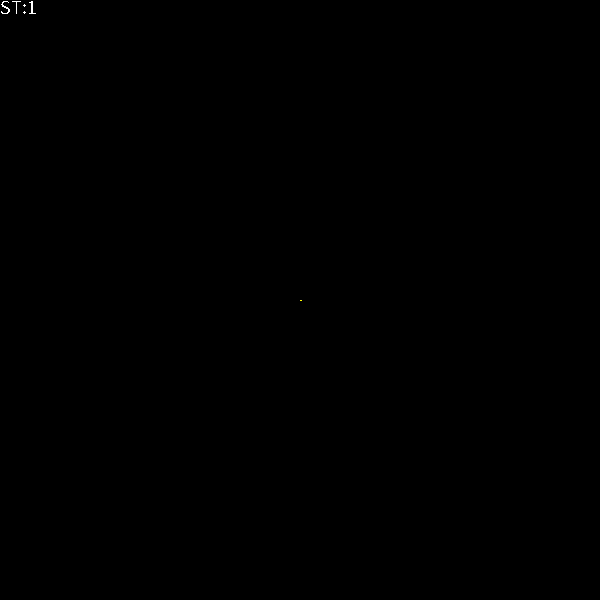
Frame 1 (no input)
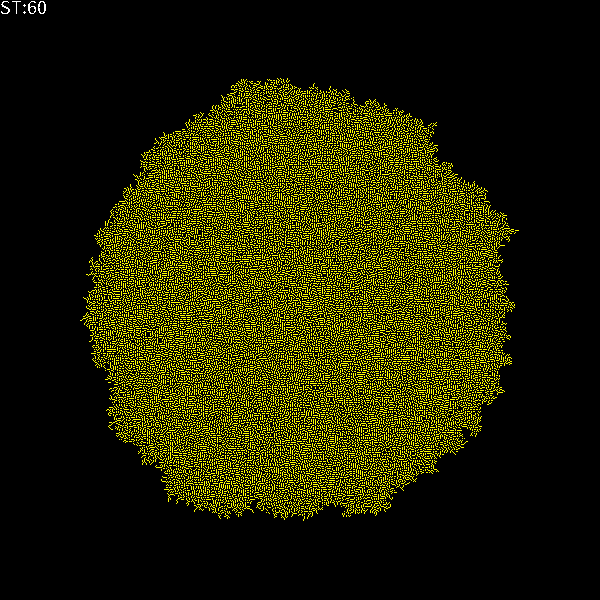
Frame 60 (the mouse pressed at the canvas centre just before this capture)
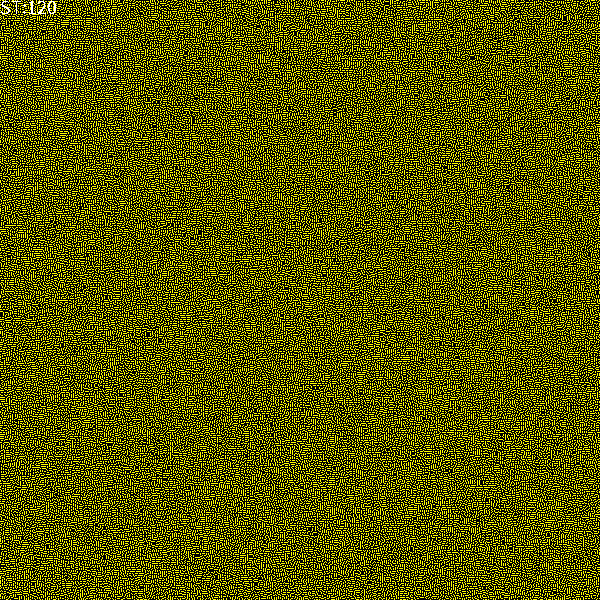
Frame 120 (the mouse held since frame 60 and released just before this capture)

The Processing sketch that drew these frames (run headless with seeded random() and noise(); from frame 60 on, the mouse is pressed at the canvas centre):

// Processing sketch: asynchronic2DminoptmaxMoore
// ── asynchronic2DminoptmaxMoore.pde
// Rule: "Min:1 Best:2 Max:2 or 3 neighbors". 
// Two-dimensional, Moore, asynchronous cellular automaton
/////////////////////////////////////////////////////////////////////////////////

final int MinN=1;//Minimal number of neighbors allowed
final int OptN=1;//Number of neighbors needed to reproduce
final int MaxN=2;//Maximal number of neighbors allowed
final int WorldSide=600;//Side lenght of simulation world (square)
final float Dens=0;//.1;//Initial density in the lattice World

int[][] World=new int[WorldSide][WorldSide];//2 dimensional array <=> "matrix" or "lattice" 
                                            
int FR=30;//desired simulation speed

void setup()
{
 size(600,600); //squre canvas
 noSmooth();    //much faster drawing
 frameRate(FR);
  
 if(Dens>0) //initialisation
  {
   for(int i=0;i<WorldSide;i++) 
    for(int j=0;j<WorldSide;j++) 
      if(random(1.0)<Dens)
        World[i][j]=1;
  }
  else
  {
    World[WorldSide/2][WorldSide/2]=1;
    World[WorldSide/2+1][WorldSide/2]=1;
  }
}

void visualisation()
{
   for(int i=0;i<WorldSide;i++)
    for(int j=0;j<WorldSide;j++) 
    {                      
      switch(World[i][j]){ 
      case 1:stroke(255,255,0);break;
      case 0:stroke(0,0,0);break;
      default: stroke(255,0,0);//"emergency color"
      break;
      } 
      point(i,j);
    }
}

int t=0;
void draw()
{  
  visualisation();
  
  // Monte Carlo step
  int N=WorldSide*WorldSide;
  for(int a=0;a<N;a++)
  {
       //draw the agent's indexes
       int i=(int)random(WorldSide);
       int j=(int)random(WorldSide);
       
       //Rule: "Min-Best-Max neighbors"
       int right = (i+1) % WorldSide;      
       int left  = (WorldSide+i-1) % WorldSide;
       int dw=(j+1) % WorldSide;   
       int up=(WorldSide+j-1) % WorldSide;
       
       int sum =  World[left][j]
                + World[right][j]
                + World[i][up]
                + World[i][dw]        
                // corners:
                + World[left][up]
                + World[right][up]
                + World[left][dw]
                + World[right][dw]  
                ;//sum of living neighbors = sum of states of neighbors (states 0 and 1 only)
      
        //Implementation of the rule
        if(World[i][j]==0)//Empty central cell
        {
          if(sum==OptN)//Become... 
             World[i][j]=1;//Become...
        }
        else //Central cell dies of loneliness or over-density
          if(sum<MinN || MaxN<sum)
              World[i][j]=0;
   }
      
   t++;//next step
   textSize(20);textAlign(LEFT,TOP);text("ST:"+t,0,0);
}

//https://github.com/borkowsk/bookProcessingEN/tree/main/08_2D_cellular/asynchronic
